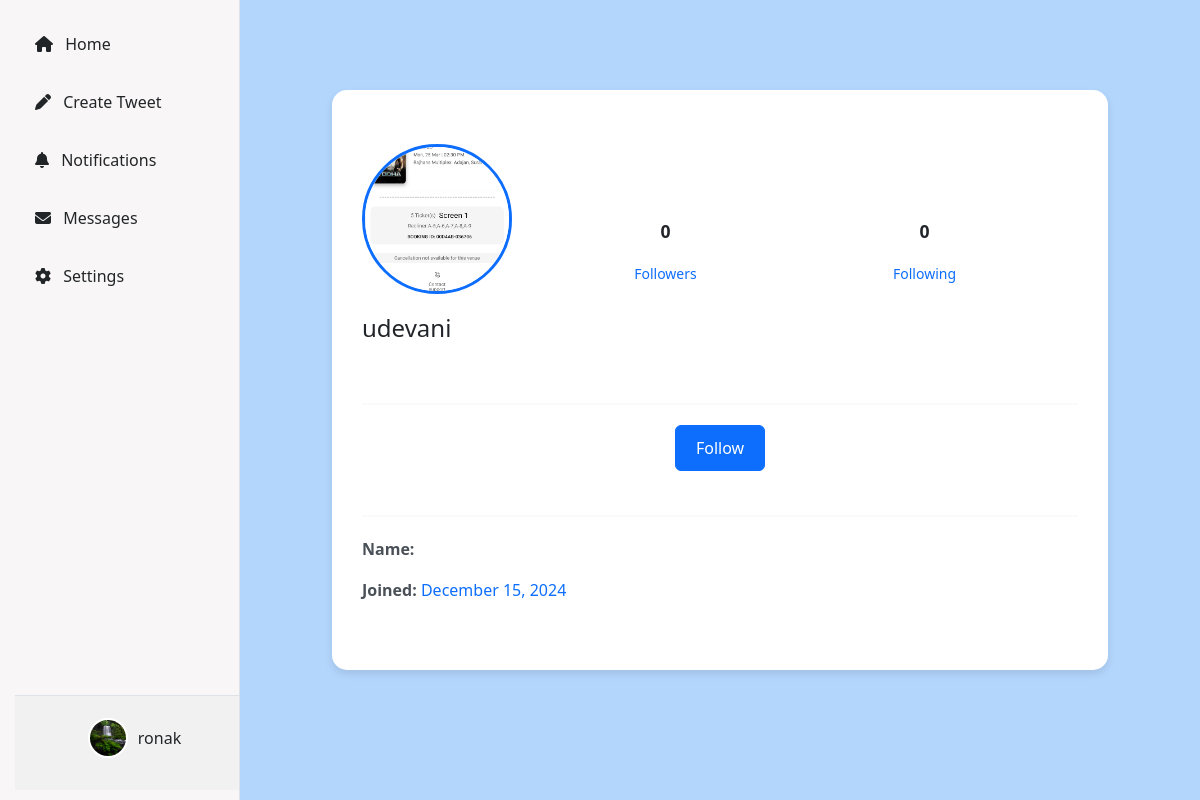
Before: /user/details/1/ (signed in) with the older database file.
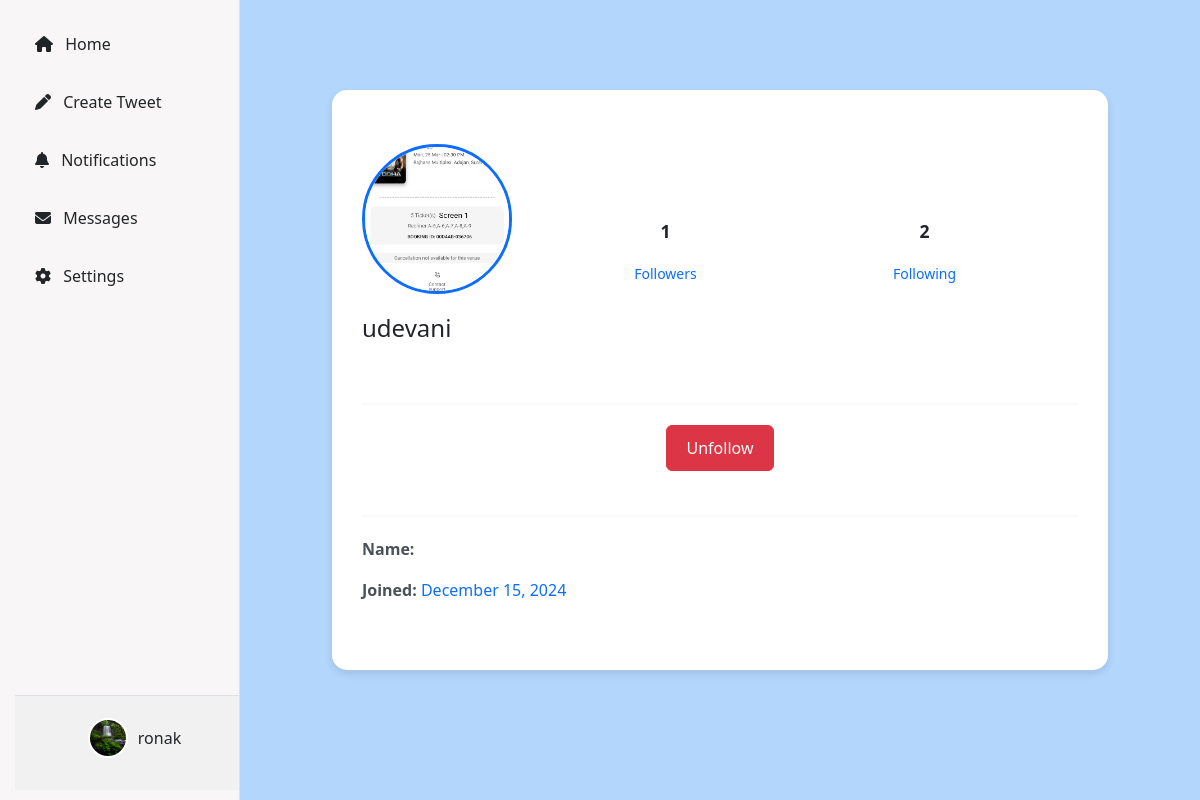
After: the same page with the newer database file.
### tweet/models.py (models this page shows, shortened)
class CustomUser(AbstractUser):
    email = models.EmailField(unique=True)
    phone_number = models.CharField(max_length=100, default='', blank=True)
    user_bio = models.CharField(max_length=150, default='', blank=True)
    user_profile_image = models.ImageField(upload_to="profile/", default='default_profile.png')
    followers = models.ManyToManyField('self', symmetrical=False, related_name="following", blank=True)
    REQUIRED_FIELDS = ['email']
    USERNAME_FIELD = 'username'
    @property
    def followers_count(self):
        return self.followers.count()
    @property
    def following_count(self):
        return self.following.count()

### tweet/views.py (the view)
# urls.py: path('user/details/<int:user_id>/', views.user_details, name='user_details'),
@login_required
def user_details(request, user_id):
    target_user = get_object_or_404(CustomUser, id=user_id)
    if target_user == request.user:
        followers_count = request.user.followers.count()
        following_count = request.user.following.count()
        followers_list = request.user.followers.all()
        following_list = request.user.following.all()
        context = {
            'user': request.user,
            'followers_count': followers_count,
            'following_count': following_count,
            'followers_list': followers_list,
            'following_list': following_list,
        }
        return render(request, 'logged_user_details.html', context)
    else:
        is_following = target_user.followers.filter(id=request.user.id).exists()
        followers_count = target_user.followers.count()
        following_count = target_user.following.count()
        context = {
            'target_user': target_user,
            'is_following': is_following,
            'followers_count': followers_count,
            'following_count': following_count,
        }
        return render(request, 'unlogged_user_details.html', context)

### tweet/templates/unlogged_user_details.html (shortened to what this page needs)
{% extends "layout.html" %}
{% block content %}
<div class="container" style="max-width: 800px; margin: 50px auto;">
    <div class="card" style="border-radius: 15px; background-color: #fff; box-shadow: 0 4px 8px rgba(0, 0, 0, 0.1); border: none; padding: 30px;">
        <div class="d-flex align-items-center justify-content-center flex-column flex-sm-row py-4">
            <div class="text-center text-sm-start">
                <img src="{% if target_user.user_profile_image %}{{ target_user.user_profile_image.url }}{% else %}/static/default_profile.png{% endif %}"
                     alt="Profile Image"
                     class="rounded-circle"
                     style="width: 150px; height: 150px; object-fit: cover; border: 3px solid #0d6efd; margin-bottom: 20px;">
                <h4 class="text-dark font-weight-bold mb-3">{{ target_user.username }}</h4>
            </div>
            <div class="d-flex justify-content-between w-100 mt-3 mt-sm-0 px-4">
                <div class="text-center" style="flex: 1;">
                    <p style="font-size: 1.1rem; color: #212529; font-weight: bold;">{{ target_user.followers_count }}</p>
                    <small style="color: #0d6efd;">Followers</small>
                </div>
                <div class="text-center" style="flex: 1;">
                    <p style="font-size: 1.1rem; color: #212529; font-weight: bold;">{{ target_user.following_count }}</p>
                    <small style="color: #0d6efd;">Following</small>
                </div>
            </div>
        </div>
        <hr style="border: 1px solid #e9ecef; margin: 20px 0;">
        <div class="text-center mb-4">
            <form action="{% url 'follow' target_user.id %}" method="post">
                <button type="submit" class="btn {% if is_following %}btn-danger{% else %}btn-primary{% endif %}" style="padding: 10px 20px; font-size: 1rem;">
                    {% if is_following %}Unfollow{% else %}Follow{% endif %}
                </button>
            </form>
        </div>
        <hr style="border: 1px solid #e9ecef; margin: 20px 0;">
        <div style="font-size: 1rem; color: #495057; line-height: 1.6; margin-bottom: 20px;">
            <p class="mb-3">
                <strong>Name:</strong>
            </p>
            <p class="mb-3">
                <strong>Joined:</strong>
                <span style="color: #0d6efd;">{{ target_user.date_joined|date:"F j, Y" }}</span>
            </p>
        </div>
    </div>
</div>
{% endblock %}

Changed rows visible on the page:
changed CustomUser "udevani": followers_count "0" → "1"; following_count "0" → "2"
Other visible differences:
text no longer shown: "Follow"
text now shown: "Unfollow"
